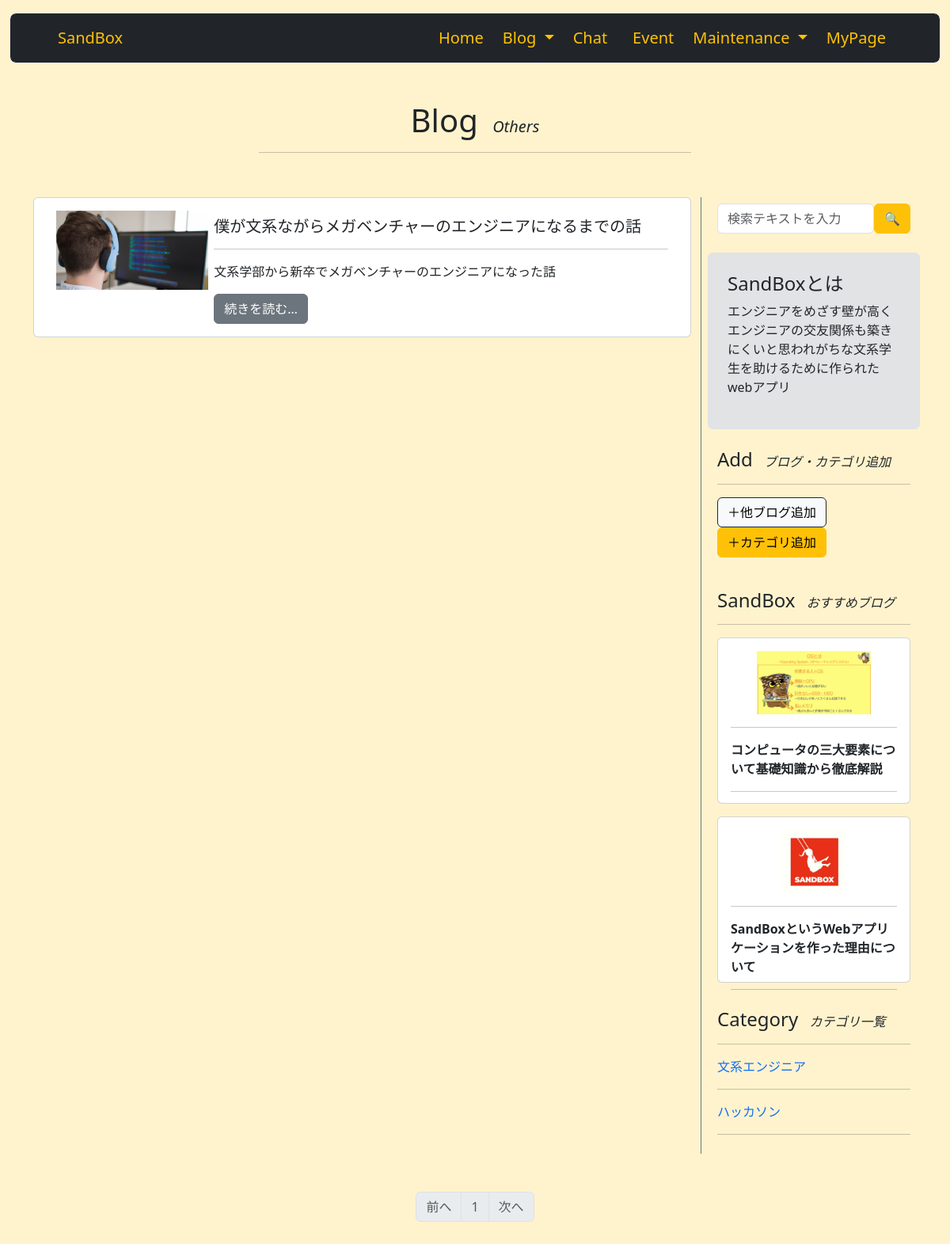
Before: /other_blog_list (signed in) with the older database file.
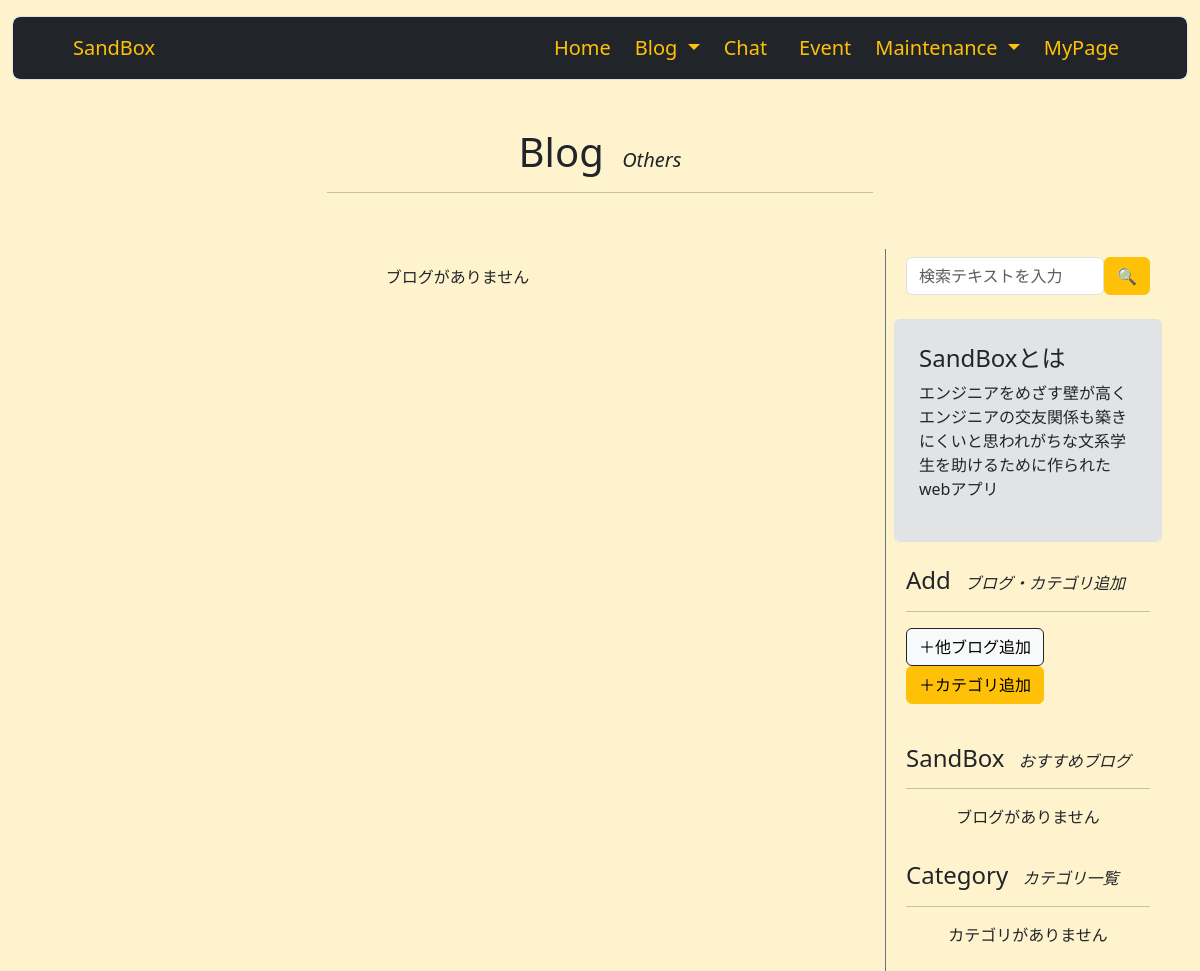
After: the same page with the newer database file.
### sandbox_system/models.py (models this page shows, shortened)
class OtherBlog(db.Model):
    __tablename__ = 'otherblog'
    id = db.Column(db.Integer, primary_key=True)
    title = db.Column(db.String(140))
    summary = db.Column(db.String(140))
    category_id = db.Column(db.Integer, db.ForeignKey('blog_category.id'))
    text = db.Column(db.Text)
    url = db.Column(db.String(140))
    image = db.Column(db.String(140))

class Blog(db.Model):
    __tablename__ = 'blog'
    id = db.Column(db.Integer, primary_key=True)
    user_id = db.Column(db.Integer, db.ForeignKey('users.id'))
    date = db.Column(db.Date, default = datetime.date.today())
    category_id = db.Column(db.Integer, db.ForeignKey('blog_category.id'))
    title = db.Column(db.String(140))
    text = db.Column(db.Text)
    summary = db.Column(db.String(140))
    image = db.Column(db.String(140))

class BlogCategory(db.Model):
    __tablename__ = 'blog_category'
    id = db.Column(db.Integer, primary_key=True)
    category = db.Column(db.String(140))
    blogs = db.relationship('Blog', backref='blogcategory', lazy='dynamic')
    otherblogs = db.relationship('OtherBlog', backref='blogcategory', lazy='dynamic')

### sandbox_system/blogs/view.py (the view, shortened to what this page needs)
@blogs.route('/other_blog_list', methods=['GET', 'POST'])
def other_blog_list():
    form = BlogSearchForm()
    category_form = BlogCategoryForm()
    page = request.args.get('page', 1, type=int)
    if BlogCategory.query.first():
        blog_categories = BlogCategory.query.order_by(BlogCategory.id.asc()).all()
    else:
        blog_categories = ''
    if OtherBlog.query.first():
        otherblogs = OtherBlog.query.order_by(OtherBlog.id.desc()).paginate(page=page, per_page=15)
    else:
        otherblogs = ''
    if Blog.query.first():
        recent_blogs = Blog.query.order_by(Blog.id.desc()).limit(3).all()
    else:
        recent_blogs = ''
    return render_template('blog/other_blog_list.html', form=form, otherblogs=otherblogs, blog_categories=blog_categories, category_form=category_form, recent_blogs=recent_blogs)

### sandbox_system/blogs/form.py (shortened to what this page needs)
class BlogSearchForm(FlaskForm):
    searchtext = StringField('検索テキスト', validators=[DataRequired()])
    submit = SubmitField('🔍')

class BlogCategoryForm(FlaskForm):
    category = StringField('カテゴリ名', validators=[DataRequired()])
    submit = SubmitField('保存')

### sandbox_system/__init__.py (called while the page is built)
@event.listens_for(Engine, "connect")
def set_sqlite_pragma(dbapi_connection, connection_record):
    cursor = dbapi_connection.cursor()
    cursor.execute("PRAGMA foreign_keys=ON")
    cursor.close()

### sandbox_system/models.py (called while the page is built)
@login_manager.user_loader
def load_user(user_id):
    return User.query.get(user_id)

    def is_administrator(self):
        if self.administrator == '1':
            return 1
        else:
            return 0

### sandbox_system/templates/blog/other_blog_list.html (shortened to what the changed rows need)
{% extends 'base.html' %}
{% block content %}
    <div class="container pb-4">
        <div class="row my-3">
            <div class="col-md-6 m-auto text-center">
                {% if searchtext %}
                    <h1 class="text-center">"{{ searchtext }}"の検索結果</h1>
                    <hr>
                {% elif blog_category %}
                    <h1 class="text-center">{{ blog_category.category }}</h1>
                    <hr>
                {% else %}
                    <h1>Blog <span class="fs-5 ms-2 fst-italic">Others</span></h1>
                {% endif %}
            </div>
        </div>
    </div>
    <div class="container">
        <div class="row">
            <div class="col-9">
                <div class="row">
                    {% if otherblogs %}
                    {% for otherblog in otherblogs.items %}
                    <div class="col-12 mb-2">
                        <div class="card h-100">
                            <div class="card-body" style="max-height: 15rem;">
                                <div class="container">
                                    <div class="row row-cols-auto">
                                        {% if otherblog.image %}
                                            <div class="col-3 mb-3" style="text-align: center;">
                                                    <img src="{{ url_for('static', filename='image/' + otherblog.image) }}" class="img-fluid card-image-top" style="max-height: 8rem; max-width: 12rem;">
                                            </div>
                                        {% endif %}
                                        <div class="col-9">
                                            <h5 class="card-title pt-2"><a href="{{ otherblog.url }}" class="text-decoration-none text-dark">{{ otherblog.title }}</a></h5>
                                            <hr>
                                            <p>{{ otherblog.summary }}</p>
                                            <a href="{{ otherblog.url }}" class="btn btn-secondary">続きを読む…</a>
                                        </div>
                                    </div>
                                </div>
                            </div>
                        </div>
                    </div>
                    {% endfor %}
                    {% else %}
                    <p class="text-center my-3">ブログがありません</p>
                    {% endif %}
                </div>
            </div>
            <div class="col-md-3 p-2 bg-opacity-10 border border-secondary border-end-0 border-top-0 border-bottom-0">
                <div class="position-sticky" style="top: 12rem;">
                    <div class="container py-3">
                        <h4>SandBox <span class="fs-6 ms-2 fst-italic">おすすめブログ</span></h4>
                        <hr>
                        {% if recent_blogs %}
                        {% for recent_blog in recent_blogs %}
                        <div class="col mb-3">
                            <div class="card h-100">
                                <div class="card-body" style="max-height: 13rem;">
                                    {% if recent_blog.image %}
                                        <div style="text-align: center;">
                                                <img src="{{ url_for('static', filename='image/' + recent_blog.image) }}" class="img-fluid card-image-top" style="max-height: 5rem;">
                                        </div>
                                    {% endif %}
                                    <hr>
                                    <p class="card-title fs-6"><a href="{{ url_for('blogs.blog', blog_id=recent_blog.id) }}" class="text-decoration-none text-dark"><b>{{ recent_blog.title }}</b></a></p>
                                    <hr>
                                </div>
                            </div>
                        </div>
                        {% endfor %}
                        {% else %}
                        <p class="text-center my-3">ブログがありません</p>
                        {% endif %}
                    </div>
                    <div class="container mb-3">
                        <h4>Category <span class="fs-6 ms-2 fst-italic">カテゴリ一覧</span></h4>
                        <hr>
                        {% if blog_categories %}
                        {% for blog_category in blog_categories %}
                        <ol class="list-unstyled">
                            <li>
                                <a href="{{ url_for('blogs.other_category_blog', blog_category_id=blog_category.id) }}" class="text-decoration-none">{{ blog_category.category }}</a>
                            </li>
                            <hr>
                        </ol>
                        {% endfor %}
                        {% else %}
                        <p class="text-center my-3">カテゴリがありません</p>
                        {% endif %}
                    </div>
                </div>
            </div>
        </div>
    </div>
    {% if otherblogs %}
        <nav class="my-5" aria-label="Page navigation">
            <ul class="pagination justify-content-center">
                <li {% if otherblogs.has_prev %} class="page-item" {%else%} class="page-item disabled" {% endif %}><a class="page-link" href="{% if otherblogs.has_prev %}{{ url_for('blogs.other_blog_list', page=otherblogs.prev_num) }}{% else %}#{% endif %}">前へ</a></li>
        {% for page_num in otherblogs.iter_pages(left_edge=1, right_edge=1, left_current=1, right_current=2) %}
            {% if page_num %}
                {% if otherblogs.page == page_num %}
                    <li class="page-item disabled"><a class="page-link" href="#">{{ page_num }}</a></li>
                {% else %}
                    <li class="page-item"><a class="page-link" href="{{ url_for('blogs.other_blog_list', page=page_num) }}">{{ page_num }}</a></li>
                {% endif %}
            {% else %}
                <li class="page-item disabled"><a class="page-link" href="#">&hellip;</a></li>
            {% endif %}
        {% endfor %}
            <li {% if otherblogs.has_next %} class="page-item" {% else %} class="page-item disabled" {% endif %}><a class="page-link" href="{% if otherblogs.has_next %}{{ url_for('blogs.other_blog_list',page=otherblogs.next_num) }}{% else %}#{% endif %}">次へ</a></li>
            </ul>
        </nav>
    {% endif %}
{% endblock %}

Changed rows visible on the page:
removed OtherBlog: image (picture), title "僕が文系ながらメガベンチャーのエンジニアになるまでの話", summary "文系学部から新卒でメガベンチャーのエンジニアになった話"
removed Blog: image (picture), title "コンピュータの三大要素について基礎知識から徹底解説"
removed Blog: image (picture), title "SandBoxというWebアプリケーションを作った理由について"
removed BlogCategory: category "文系エンジニア"
removed BlogCategory: category "ハッカソン"
Other visible differences:
text no longer shown: "前へ 次へ"
text now shown: "ブログがありません ブログがありません カテゴリがありません"
list line gone: "1"
